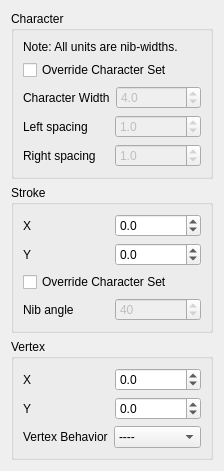
           <widget class="QWidget" name="char_prop_tab">
            <attribute name="title">
             <string>Character</string>
            </attribute>
            <layout class="QFormLayout" name="formLayout_2">
             <property name="fieldGrowthPolicy">
              <enum>QFormLayout::AllNonFixedFieldsGrow</enum>
             </property>
             <item row="1" column="0" colspan="2">
              <widget class="QGroupBox" name="stroke_group_box">
               <property name="title">
                <string>Stroke</string>
               </property>
               <layout class="QVBoxLayout" name="verticalLayout_5">
                <item>
                 <layout class="QHBoxLayout" name="horizontalLayout_6">
                  <item>
                   <widget class="QLabel" name="label_18">
                    <property name="text">
                     <string>X</string>
                    </property>
                   </widget>
                  </item>
                  <item>
                   <widget class="QDoubleSpinBox" name="position_x_spin">
                    <property name="keyboardTracking">
                     <bool>false</bool>
                    </property>
                    <property name="decimals">
                     <number>1</number>
                    </property>
                    <property name="minimum">
                     <double>-100000.000000000000000</double>
                    </property>
                    <property name="maximum">
                     <double>100000.000000000000000</double>
                    </property>
                   </widget>
                  </item>
                 </layout>
                </item>
                <item>
                 <layout class="QHBoxLayout" name="horizontalLayout_7">
                  <item>
                   <widget class="QLabel" name="label_19">
                    <property name="text">
                     <string>Y</string>
                    </property>
                   </widget>
                  </item>
                  <item>
                   <widget class="QDoubleSpinBox" name="position_y_spin">
                    <property name="keyboardTracking">
                     <bool>false</bool>
                    </property>
                    <property name="decimals">
                     <number>1</number>
                    </property>
                    <property name="minimum">
                     <double>-100000.000000000000000</double>
                    </property>
                    <property name="maximum">
                     <double>100000.000000000000000</double>
                    </property>
                   </widget>
                  </item>
                 </layout>
                </item>
                <item>
                 <layout class="QHBoxLayout" name="horizontalLayout_8">
                  <item>
                   <widget class="QCheckBox" name="stroke_override_nib_angle">
                    <property name="text">
                     <string>Override Character Set</string>
                    </property>
                   </widget>
                  </item>
                 </layout>
                </item>
                <item>
                 <layout class="QHBoxLayout" name="horizontalLayout_9">
                  <item>
                   <widget class="QLabel" name="label_21">
                    <property name="text">
                     <string>Nib angle</string>
                    </property>
                   </widget>
                  </item>
                  <item>
                   <widget class="QSpinBox" name="stroke_nib_angle_spin">
                    <property name="enabled">
                     <bool>false</bool>
                    </property>
                    <property name="wrapping">
                     <bool>true</bool>
                    </property>
                    <property name="maximum">
                     <number>90</number>
                    </property>
                    <property name="value">
                     <number>40</number>
                    </property>
                   </widget>
                  </item>
                 </layout>
                </item>
               </layout>
              </widget>
             </item>
             <item row="3" column="0" colspan="2">
              <widget class="QGroupBox" name="vertex_group_box">
               <property name="title">
                <string>Vertex</string>
               </property>
               <layout class="QVBoxLayout" name="verticalLayout_4">
                <item>
                 <layout class="QHBoxLayout" name="horizontalLayout_3">
                  <item>
                   <widget class="QLabel" name="label_17">
                    <property name="text">
                     <string>X</string>
                    </property>
                   </widget>
                  </item>
                  <item>
                   <widget class="QDoubleSpinBox" name="vertex_x_spin">
                    <property name="keyboardTracking">
                     <bool>false</bool>
                    </property>
                    <property name="decimals">
                     <number>1</number>
                    </property>
                    <property name="minimum">
                     <double>-100000.000000000000000</double>
                    </property>
                    <property name="maximum">
                     <double>100000.000000000000000</double>
                    </property>
                   </widget>
                  </item>
                 </layout>
                </item>
                <item>
                 <layout class="QHBoxLayout" name="horizontalLayout_4">
                  <item>
                   <widget class="QLabel" name="label_22">
                    <property name="text">
                     <string>Y</string>
                    </property>
                   </widget>
                  </item>
                  <item>
                   <widget class="QDoubleSpinBox" name="vertex_y_spin">
                    <property name="keyboardTracking">
                     <bool>false</bool>
                    </property>
                    <property name="decimals">
                     <number>1</number>
                    </property>
                    <property name="minimum">
                     <double>-100000.000000000000000</double>
                    </property>
                    <property name="maximum">
                     <double>100000.000000000000000</double>
                    </property>
                   </widget>
                  </item>
                 </layout>
                </item>
                <item>
                 <layout class="QHBoxLayout" name="horizontalLayout_5">
                  <item>
                   <widget class="QLabel" name="label_20">
                    <property name="text">
                     <string>Vertex Behavior</string>
                    </property>
                   </widget>
                  </item>
                  <item>
                   <widget class="QComboBox" name="behavior_combo">
                    <property name="frame">
                     <bool>true</bool>
                    </property>
                    <item>
                     <property name="text">
                      <string>----</string>
                     </property>
                    </item>
                    <item>
                     <property name="text">
                      <string>Smooth</string>
                     </property>
                    </item>
                    <item>
                     <property name="text">
                      <string>Sharp</string>
                     </property>
                    </item>
                    <item>
                     <property name="text">
                      <string>Symmetric</string>
                     </property>
                    </item>
                   </widget>
                  </item>
                 </layout>
                </item>
               </layout>
              </widget>
             </item>
             <item row="0" column="0" colspan="2">
              <widget class="QGroupBox" name="character_group_box">
               <property name="title">
                <string>Character</string>
               </property>
               <layout class="QVBoxLayout" name="verticalLayout_6">
                <item>
                 <layout class="QHBoxLayout" name="horizontalLayout_10">
                  <item>
                   <widget class="QLabel" name="label_13">
                    <property name="text">
                     <string>Note: All units are nib-widths.</string>
                    </property>
                   </widget>
                  </item>
                 </layout>
                </item>
                <item>
                 <layout class="QHBoxLayout" name="horizontalLayout_12">
                  <item>
                   <widget class="QCheckBox" name="override_char_set">
                    <property name="text">
                     <string>Override Character Set</string>
                    </property>
                   </widget>
                  </item>
                 </layout>
                </item>
                <item>
                 <layout class="QHBoxLayout" name="horizontalLayout_13">
                  <item>
                   <widget class="QLabel" name="label_14">
                    <property name="text">
                     <string>Character Width</string>
                    </property>
                   </widget>
                  </item>
                  <item>
                   <widget class="QDoubleSpinBox" name="char_width_spin">
                    <property name="enabled">
                     <bool>false</bool>
                    </property>
                    <property name="wrapping">
                     <bool>true</bool>
                    </property>
                    <property name="decimals">
                     <number>1</number>
                    </property>
                    <property name="minimum">
                     <double>2.000000000000000</double>
                    </property>
                    <property name="maximum">
                     <double>10.000000000000000</double>
                    </property>
                    <property name="singleStep">
                     <double>0.500000000000000</double>
                    </property>
                    <property name="value">
                     <double>4.000000000000000</double>
                    </property>
                   </widget>
                  </item>
                 </layout>
                </item>
                <item>
                 <layout class="QHBoxLayout" name="horizontalLayout_15">
                  <item>
                   <widget class="QLabel" name="label_15">
                    <property name="text">
                     <string>Left spacing</string>
                    </property>
                   </widget>
                  </item>
                  <item>
                   <widget class="QDoubleSpinBox" name="left_space_spin">
                    <property name="enabled">
                     <bool>false</bool>
                    </property>
                    <property name="wrapping">
                     <bool>true</bool>
                    </property>
                    <property name="decimals">
                     <number>1</number>
                    </property>
                    <property name="maximum">
                     <double>3.000000000000000</double>
                    </property>
                    <property name="singleStep">
                     <double>0.100000000000000</double>
                    </property>
                    <property name="value">
                     <double>1.000000000000000</double>
                    </property>
                   </widget>
                  </item>
                 </layout>
                </item>
                <item>
                 <layout class="QHBoxLayout" name="horizontalLayout_14">
                  <item>
                   <widget class="QLabel" name="label_16">
                    <property name="text">
                     <string>Right spacing</string>
                    </property>
                   </widget>
                  </item>
                  <item>
                   <widget class="QDoubleSpinBox" name="right_space_spin">
                    <property name="enabled">
                     <bool>false</bool>
                    </property>
                    <property name="wrapping">
                     <bool>true</bool>
                    </property>
                    <property name="decimals">
                     <number>1</number>
                    </property>
                    <property name="maximum">
                     <double>3.000000000000000</double>
                    </property>
                    <property name="singleStep">
                     <double>0.100000000000000</double>
                    </property>
                    <property name="value">
                     <double>1.000000000000000</double>
                    </property>
                   </widget>
                  </item>
                 </layout>
                </item>
               </layout>
              </widget>
             </item>
            </layout>
           </widget>
